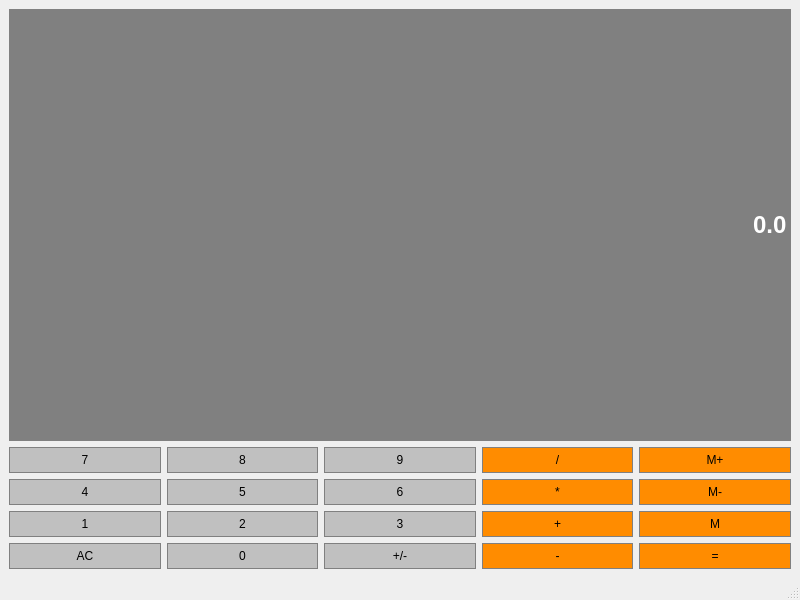
<?xml version="1.0" encoding="UTF-8"?>
<ui version="4.0">
 <class>Calculator</class>
 <widget class="QMainWindow" name="Calculator">
  <property name="geometry">
   <rect>
    <x>0</x>
    <y>0</y>
    <width>800</width>
    <height>600</height>
   </rect>
  </property>
  <property name="windowTitle">
   <string>Calculator</string>
  </property>
  <widget class="QWidget" name="centralwidget">
   <layout class="QGridLayout" name="gridLayout">
    <item row="2" column="3">
     <widget class="QPushButton" name="Multiply">
      <property name="sizePolicy">
       <sizepolicy hsizetype="Preferred" vsizetype="Preferred">
        <horstretch>0</horstretch>
        <verstretch>0</verstretch>
       </sizepolicy>
      </property>
      <property name="styleSheet">
       <string notr="true">QPushButton {
	background-color: #FF8C00;
	border: 1px solid gray;
	padding: 5px;
}

QPushButton:pressed {
	background-color: #A9A9A9;
	border: 1px solid gray;
	padding: 5px;
}
	
	</string>
      </property>
      <property name="text">
       <string>*</string>
      </property>
     </widget>
    </item>
    <item row="1" column="2">
     <widget class="QPushButton" name="Button9">
      <property name="sizePolicy">
       <sizepolicy hsizetype="Preferred" vsizetype="Preferred">
        <horstretch>0</horstretch>
        <verstretch>0</verstretch>
       </sizepolicy>
      </property>
      <property name="styleSheet">
       <string notr="true">QPushButton {
	background-color: #C0C0C0;
	border: 1px solid gray;
	padding: 5px;
}

QPushButton:pressed {
	background-color: #A9A9A9;
	border: 1px solid gray;
	padding: 5px;
}
	
	</string>
      </property>
      <property name="text">
       <string>9</string>
      </property>
     </widget>
    </item>
    <item row="1" column="3">
     <widget class="QPushButton" name="Divide">
      <property name="sizePolicy">
       <sizepolicy hsizetype="Preferred" vsizetype="Preferred">
        <horstretch>0</horstretch>
        <verstretch>0</verstretch>
       </sizepolicy>
      </property>
      <property name="styleSheet">
       <string notr="true">QPushButton {
	background-color: #FF8C00;
	border: 1px solid gray;
	padding: 5px;
}

QPushButton:pressed {
	background-color: #A9A9A9;
	border: 1px solid gray;
	padding: 5px;
}
	
	</string>
      </property>
      <property name="text">
       <string>/</string>
      </property>
     </widget>
    </item>
    <item row="1" column="0">
     <widget class="QPushButton" name="Button7">
      <property name="styleSheet">
       <string notr="true">QPushButton {
	background-color: #C0C0C0;
	border: 1px solid gray;
	padding: 5px;
}

QPushButton:pressed {
	background-color: #A9A9A9;
	border: 1px solid gray;
	padding: 5px;
}
	
	</string>
      </property>
      <property name="text">
       <string>7</string>
      </property>
     </widget>
    </item>
    <item row="2" column="0">
     <widget class="QPushButton" name="Button4">
      <property name="sizePolicy">
       <sizepolicy hsizetype="Preferred" vsizetype="Preferred">
        <horstretch>0</horstretch>
        <verstretch>0</verstretch>
       </sizepolicy>
      </property>
      <property name="styleSheet">
       <string notr="true">QPushButton {
	background-color: #C0C0C0;
	border: 1px solid gray;
	padding: 5px;
}

QPushButton:pressed {
	background-color: #A9A9A9;
	border: 1px solid gray;
	padding: 5px;
}
	
	</string>
      </property>
      <property name="text">
       <string>4</string>
      </property>
     </widget>
    </item>
    <item row="1" column="1">
     <widget class="QPushButton" name="Button8">
      <property name="sizePolicy">
       <sizepolicy hsizetype="Preferred" vsizetype="Preferred">
        <horstretch>0</horstretch>
        <verstretch>0</verstretch>
       </sizepolicy>
      </property>
      <property name="styleSheet">
       <string notr="true">QPushButton {
	background-color: #C0C0C0;
	border: 1px solid gray;
	padding: 5px;
}

QPushButton:pressed {
	background-color: #A9A9A9;
	border: 1px solid gray;
	padding: 5px;
}
	
	</string>
      </property>
      <property name="text">
       <string>8</string>
      </property>
     </widget>
    </item>
    <item row="2" column="4">
     <widget class="QPushButton" name="MemClear">
      <property name="styleSheet">
       <string notr="true">QPushButton {
	background-color: #FF8C00;
	border: 1px solid gray;
	padding: 5px;
}

QPushButton:pressed {
	background-color: #A9A9A9;
	border: 1px solid gray;
	padding: 5px;
}
	
	</string>
      </property>
      <property name="text">
       <string>M-</string>
      </property>
     </widget>
    </item>
    <item row="2" column="1">
     <widget class="QPushButton" name="Button5">
      <property name="sizePolicy">
       <sizepolicy hsizetype="Preferred" vsizetype="Preferred">
        <horstretch>0</horstretch>
        <verstretch>0</verstretch>
       </sizepolicy>
      </property>
      <property name="styleSheet">
       <string notr="true">QPushButton {
	background-color: #C0C0C0;
	border: 1px solid gray;
	padding: 5px;
}

QPushButton:pressed {
	background-color: #A9A9A9;
	border: 1px solid gray;
	padding: 5px;
}
	
	</string>
      </property>
      <property name="text">
       <string>5</string>
      </property>
     </widget>
    </item>
    <item row="1" column="4">
     <widget class="QPushButton" name="MemAdd">
      <property name="sizePolicy">
       <sizepolicy hsizetype="Preferred" vsizetype="Preferred">
        <horstretch>0</horstretch>
        <verstretch>0</verstretch>
       </sizepolicy>
      </property>
      <property name="styleSheet">
       <string notr="true">QPushButton {
	background-color: #FF8C00;
	border: 1px solid gray;
	padding: 5px;
}

QPushButton:pressed {
	background-color: #A9A9A9;
	border: 1px solid gray;
	padding: 5px;
}
	
	</string>
      </property>
      <property name="text">
       <string>M+</string>
      </property>
     </widget>
    </item>
    <item row="2" column="2">
     <widget class="QPushButton" name="Button6">
      <property name="sizePolicy">
       <sizepolicy hsizetype="Preferred" vsizetype="Preferred">
        <horstretch>0</horstretch>
        <verstretch>0</verstretch>
       </sizepolicy>
      </property>
      <property name="styleSheet">
       <string notr="true">QPushButton {
	background-color: #C0C0C0;
	border: 1px solid gray;
	padding: 5px;
}

QPushButton:pressed {
	background-color: #A9A9A9;
	border: 1px solid gray;
	padding: 5px;
}
	
	</string>
      </property>
      <property name="text">
       <string>6</string>
      </property>
     </widget>
    </item>
    <item row="3" column="1">
     <widget class="QPushButton" name="Button2">
      <property name="sizePolicy">
       <sizepolicy hsizetype="Preferred" vsizetype="Preferred">
        <horstretch>0</horstretch>
        <verstretch>0</verstretch>
       </sizepolicy>
      </property>
      <property name="styleSheet">
       <string notr="true">QPushButton {
	background-color: #C0C0C0;
	border: 1px solid gray;
	padding: 5px;
}

QPushButton:pressed {
	background-color: #A9A9A9;
	border: 1px solid gray;
	padding: 5px;
}
	
	</string>
      </property>
      <property name="text">
       <string>2</string>
      </property>
     </widget>
    </item>
    <item row="3" column="0">
     <widget class="QPushButton" name="Button1">
      <property name="sizePolicy">
       <sizepolicy hsizetype="Preferred" vsizetype="Preferred">
        <horstretch>0</horstretch>
        <verstretch>0</verstretch>
       </sizepolicy>
      </property>
      <property name="styleSheet">
       <string notr="true">QPushButton {
	background-color: #C0C0C0;
	border: 1px solid gray;
	padding: 5px;
}

QPushButton:pressed {
	background-color: #A9A9A9;
	border: 1px solid gray;
	padding: 5px;
}
	
	</string>
      </property>
      <property name="text">
       <string>1</string>
      </property>
     </widget>
    </item>
    <item row="3" column="2">
     <widget class="QPushButton" name="Button3">
      <property name="sizePolicy">
       <sizepolicy hsizetype="Preferred" vsizetype="Preferred">
        <horstretch>0</horstretch>
        <verstretch>0</verstretch>
       </sizepolicy>
      </property>
      <property name="styleSheet">
       <string notr="true">QPushButton {
	background-color: #C0C0C0;
	border: 1px solid gray;
	padding: 5px;
}

QPushButton:pressed {
	background-color: #A9A9A9;
	border: 1px solid gray;
	padding: 5px;
}
	
	</string>
      </property>
      <property name="text">
       <string>3</string>
      </property>
     </widget>
    </item>
    <item row="3" column="3">
     <widget class="QPushButton" name="Add">
      <property name="sizePolicy">
       <sizepolicy hsizetype="Preferred" vsizetype="Preferred">
        <horstretch>0</horstretch>
        <verstretch>0</verstretch>
       </sizepolicy>
      </property>
      <property name="styleSheet">
       <string notr="true">QPushButton {
	background-color: #FF8C00;
	border: 1px solid gray;
	padding: 5px;
}

QPushButton:pressed {
	background-color: #A9A9A9;
	border: 1px solid gray;
	padding: 5px;
}
	
	</string>
      </property>
      <property name="text">
       <string>+</string>
      </property>
     </widget>
    </item>
    <item row="3" column="4">
     <widget class="QPushButton" name="MemGet">
      <property name="sizePolicy">
       <sizepolicy hsizetype="Preferred" vsizetype="Preferred">
        <horstretch>0</horstretch>
        <verstretch>0</verstretch>
       </sizepolicy>
      </property>
      <property name="styleSheet">
       <string notr="true">QPushButton {
	background-color: #FF8C00;
	border: 1px solid gray;
	padding: 5px;
}

QPushButton:pressed {
	background-color: #A9A9A9;
	border: 1px solid gray;
	padding: 5px;
}
	
	</string>
      </property>
      <property name="text">
       <string>M</string>
      </property>
     </widget>
    </item>
    <item row="4" column="0">
     <widget class="QPushButton" name="Clear">
      <property name="sizePolicy">
       <sizepolicy hsizetype="Preferred" vsizetype="Preferred">
        <horstretch>0</horstretch>
        <verstretch>0</verstretch>
       </sizepolicy>
      </property>
      <property name="styleSheet">
       <string notr="true">QPushButton {
	background-color: #C0C0C0;
	border: 1px solid gray;
	padding: 5px;
}

QPushButton:pressed {
	background-color: #A9A9A9;
	border: 1px solid gray;
	padding: 5px;
}
	
	</string>
      </property>
      <property name="text">
       <string>AC</string>
      </property>
     </widget>
    </item>
    <item row="4" column="1">
     <widget class="QPushButton" name="Button0">
      <property name="sizePolicy">
       <sizepolicy hsizetype="Preferred" vsizetype="Preferred">
        <horstretch>0</horstretch>
        <verstretch>0</verstretch>
       </sizepolicy>
      </property>
      <property name="styleSheet">
       <string notr="true">QPushButton {
	background-color: #C0C0C0;
	border: 1px solid gray;
	padding: 5px;
}

QPushButton:pressed {
	background-color: #A9A9A9;
	border: 1px solid gray;
	padding: 5px;
}
	
	</string>
      </property>
      <property name="text">
       <string>0</string>
      </property>
     </widget>
    </item>
    <item row="4" column="2">
     <widget class="QPushButton" name="ChangeSign">
      <property name="sizePolicy">
       <sizepolicy hsizetype="Preferred" vsizetype="Preferred">
        <horstretch>0</horstretch>
        <verstretch>0</verstretch>
       </sizepolicy>
      </property>
      <property name="styleSheet">
       <string notr="true">QPushButton {
	background-color: #C0C0C0;
	border: 1px solid gray;
	padding: 5px;
}

QPushButton:pressed {
	background-color: #A9A9A9;
	border: 1px solid gray;
	padding: 5px;
}
	
	</string>
      </property>
      <property name="text">
       <string>+/-</string>
      </property>
     </widget>
    </item>
    <item row="4" column="4">
     <widget class="QPushButton" name="Equals">
      <property name="sizePolicy">
       <sizepolicy hsizetype="Preferred" vsizetype="Preferred">
        <horstretch>0</horstretch>
        <verstretch>0</verstretch>
       </sizepolicy>
      </property>
      <property name="styleSheet">
       <string notr="true">QPushButton {
	background-color: #FF8C00;
	border: 1px solid gray;
	padding: 5px;
}

QPushButton:pressed {
	background-color: #A9A9A9;
	border: 1px solid gray;
	padding: 5px;
}
	
	</string>
      </property>
      <property name="text">
       <string>=</string>
      </property>
     </widget>
    </item>
    <item row="4" column="3">
     <widget class="QPushButton" name="Subtract">
      <property name="sizePolicy">
       <sizepolicy hsizetype="Preferred" vsizetype="Preferred">
        <horstretch>0</horstretch>
        <verstretch>0</verstretch>
       </sizepolicy>
      </property>
      <property name="styleSheet">
       <string notr="true">QPushButton {
	background-color: #FF8C00;
	border: 1px solid gray;
	padding: 5px;
}

QPushButton:pressed {
	background-color: #A9A9A9;
	border: 1px solid gray;
	padding: 5px;
}
	
	</string>
      </property>
      <property name="text">
       <string>-</string>
      </property>
     </widget>
    </item>
    <item row="0" column="0" colspan="5">
     <widget class="QLineEdit" name="Display">
      <property name="sizePolicy">
       <sizepolicy hsizetype="Preferred" vsizetype="Expanding">
        <horstretch>0</horstretch>
        <verstretch>0</verstretch>
       </sizepolicy>
      </property>
      <property name="font">
       <font>
        <family>Arial</family>
        <pointsize>18</pointsize>
        <bold>true</bold>
       </font>
      </property>
      <property name="styleSheet">
       <string notr="true">QLineEdit {
	background-color: gray;
	border: 1px solid gray;
	color: #ffffff;
}
	</string>
      </property>
      <property name="text">
       <string>0.0</string>
      </property>
      <property name="alignment">
       <set>Qt::AlignRight|Qt::AlignTrailing|Qt::AlignVCenter</set>
      </property>
     </widget>
    </item>
   </layout>
  </widget>
  <widget class="QMenuBar" name="menubar">
   <property name="geometry">
    <rect>
     <x>0</x>
     <y>0</y>
     <width>800</width>
     <height>22</height>
    </rect>
   </property>
  </widget>
  <widget class="QStatusBar" name="statusbar"/>
 </widget>
 <resources/>
 <connections/>
</ui>
